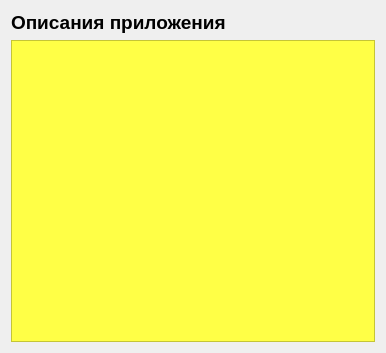
<?xml version="1.0" encoding="UTF-8"?>
<ui version="4.0">
 <class>Form</class>
 <widget class="QWidget" name="Form">
  <property name="geometry">
   <rect>
    <x>0</x>
    <y>0</y>
    <width>386</width>
    <height>353</height>
   </rect>
  </property>
  <property name="windowTitle">
   <string>Информация</string>
  </property>
  <property name="windowIcon">
   <iconset>
    <normaloff>For_Qtdesiner/icon_description.png</normaloff>For_Qtdesiner/icon_description.png</iconset>
  </property>
  <property name="styleSheet">
   <string notr="true">QWidget {
	background-color: qconicalgradient(cx:0.5, cy:0.5, angle:0, stop:0 rgba(232, 196, 27, 255), 			stop:1 rgba(255, 255, 255, 255));
}</string>
  </property>
  <layout class="QVBoxLayout" name="verticalLayout">
   <item>
    <widget class="QLabel" name="label">
     <property name="font">
      <font>
       <pointsize>14</pointsize>
       <weight>75</weight>
       <italic>false</italic>
       <bold>true</bold>
      </font>
     </property>
     <property name="layoutDirection">
      <enum>Qt::LeftToRight</enum>
     </property>
     <property name="autoFillBackground">
      <bool>false</bool>
     </property>
     <property name="styleSheet">
      <string notr="true">background-color: rgba(75, 117, 10, 0);</string>
     </property>
     <property name="text">
      <string>Описания приложения</string>
     </property>
    </widget>
   </item>
   <item>
    <widget class="QTextBrowser" name="textBrowser">
     <property name="font">
      <font>
       <pointsize>12</pointsize>
      </font>
     </property>
     <property name="styleSheet">
      <string notr="true">background-color: rgb(255, 255, 70);</string>
     </property>
     <property name="html">
      <string>&lt;!DOCTYPE HTML PUBLIC &quot;-//W3C//DTD HTML 4.0//EN&quot; &quot;http://www.w3.org/TR/REC-html40/strict.dtd&quot;&gt;
&lt;html&gt;&lt;head&gt;&lt;meta name=&quot;qrichtext&quot; content=&quot;1&quot; /&gt;&lt;style type=&quot;text/css&quot;&gt;
p, li { white-space: pre-wrap; }
&lt;/style&gt;&lt;/head&gt;&lt;body style=&quot; font-family:'MS Shell Dlg 2'; font-size:12pt; font-weight:400; font-style:normal;&quot;&gt;
&lt;p style=&quot;-qt-paragraph-type:empty; margin-top:0px; margin-bottom:0px; margin-left:0px; margin-right:0px; -qt-block-indent:0; text-indent:0px;&quot;&gt;&lt;br /&gt;&lt;/p&gt;&lt;/body&gt;&lt;/html&gt;</string>
     </property>
    </widget>
   </item>
  </layout>
 </widget>
 <resources/>
 <connections/>
</ui>
